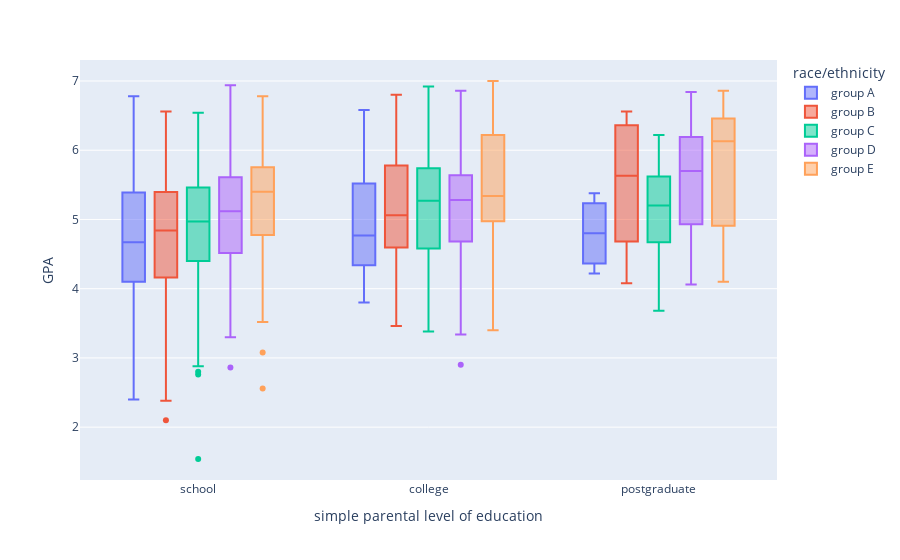

The code cell stored with this chart in its notebook:
### Code cell
fig = px.box(
    df_grades,
    x="simple parental level of education",
    y="GPA",
    color="race/ethnicity",
    hover_data=["GPA"],
    category_orders={ # Se agrega esto para que aparezcan ordenadas las categorías
        "race/ethnicity": ["group A", "group B", "group C", "group D", "group E"],
        "simple parental level of education": ["school", "college", "postgraduate"]
    }
)
fig.show()

### Figure 1 — Plotly figure (JSON) as saved in the notebook; plotly's stock layout.template omitted (floating-point values rounded to 4 significant figures; data arrays with more than 128 entries replaced by an {"elided": "..."} marker saying what was removed)
{"data": [{"alignmentgroup": "True", "hovertemplate": "race/ethnicity=group A<br>simple parental level of education=%{x}<br>GPA=%{y}<extra></extra>", "legendgroup": "group A", "marker": {"color": "#636efa"}, "name": "group A", "notched": false, "offsetgroup": "group A", "orientation": "v", "showlegend": true, "type": "box", "x": ["college", "school", "college", "college", "college", "college", "college", "school", "school", "school", "college", "school", "college", "postgraduate", "school", "school", "college", "school", "school", "school", "college", "school", "postgraduate", "school", "school", "school", "school", "school", "postgraduate", "school", "college", "school", "school", "school", "school", "school", "school", "college", "college", "college", "college", "school", "school", "school", "school", "school", "school", "college", "school", "school", "school", "school", "college", "school", "school", "school", "school", "school", "school", "college", "school", "college", "school", "school", "school", "college", "school", "school", "school", "school", "school", "school", "school", "college", "college", "school", "school", "school", "college", "school", "college", "school", "school", "school", "school", "college", "college", "school", "school"], "x0": " ", "xaxis": "x", "y": [5.78, 3.46, 4.7, 5.02, 4.84, 3.96, 4.36, 4.96, 3.78, 4.84, 4.98, 4.26, 5.18, 4.8, 4.28, 4.24, 4.64, 4.68, 4.32, 6.12, 4, 5.08, 4.22, 2.4, 4.02, 5.38, 4.1, 4.68, 5.38, 6.64, 4.56, 4.12, 5.1, 3.94, 4.1, 5.4, 6, 6.16, 4.08, 6.5, 5.52, 4.58, 5.08, 3.68, 3.88, 5.02, 3.9, 3.8, 4.76, 6.78, 3.36, 5.18, 4.54, 3.24, 6.34, 4.96, 4.14, 5.66, 4.14, 6.36, 5.72, 4.02, 5.62, 3.68, 3.48, 5.86, 3.6, 5.6, 4.5, 5.68, 3.82, 5.08, 5.48, 5.24, 4.9, 5.7, 4.38, 4.56, 4.34, 4.9, 4.64, 4.56, 5.02, 5.8, 4.66, 3.96, 6.58, 4.54, 5.48], "y0": " ", "yaxis": "y"}, {"alignmentgroup": "True", "hovertemplate": "race/ethnicity=group B<br>simple parental level of education=%{x}<br>GPA=%{y}<extra></extra>", "legendgroup": "group B", "marker": {"color": "#EF553B"}, "name": "group B", "notched": false, "offsetgroup": "group B", "orientation": "v", "showlegend": true, "type": "box", "x": {"elided": "190 str values"}, "x0": " ", "xaxis": "x", "y": {"elided": "190 float values"}, "y0": " ", "yaxis": "y"}, {"alignmentgroup": "True", "hovertemplate": "race/ethnicity=group C<br>simple parental level of education=%{x}<br>GPA=%{y}<extra></extra>", "legendgroup": "group C", "marker": {"color": "#00cc96"}, "name": "group C", "notched": false, "offsetgroup": "group C", "orientation": "v", "showlegend": true, "type": "box", "x": {"elided": "319 str values"}, "x0": " ", "xaxis": "x", "y": {"elided": "319 float values"}, "y0": " ", "yaxis": "y"}, {"alignmentgroup": "True", "hovertemplate": "race/ethnicity=group D<br>simple parental level of education=%{x}<br>GPA=%{y}<extra></extra>", "legendgroup": "group D", "marker": {"color": "#ab63fa"}, "name": "group D", "notched": false, "offsetgroup": "group D", "orientation": "v", "showlegend": true, "type": "box", "x": {"elided": "262 str values"}, "x0": " ", "xaxis": "x", "y": {"elided": "262 float values"}, "y0": " ", "yaxis": "y"}, {"alignmentgroup": "True", "hovertemplate": "race/ethnicity=group E<br>simple parental level of education=%{x}<br>GPA=%{y}<extra></extra>", "legendgroup": "group E", "marker": {"color": "#FFA15A"}, "name": "group E", "notched": false, "offsetgroup": "group E", "orientation": "v", "showlegend": true, "type": "box", "x": {"elided": "140 str values"}, "x0": " ", "xaxis": "x", "y": {"elided": "140 float values"}, "y0": " ", "yaxis": "y"}], "layout": {"boxmode": "group", "legend": {"title": {"text": "race/ethnicity"}, "tracegroupgap": 0}, "margin": {"t": 60}, "xaxis": {"anchor": "y", "categoryarray": ["school", "college", "postgraduate"], "categoryorder": "array", "domain": [0, 1], "title": {"text": "simple parental level of education"}}, "yaxis": {"anchor": "x", "domain": [0, 1], "title": {"text": "GPA"}}}}
